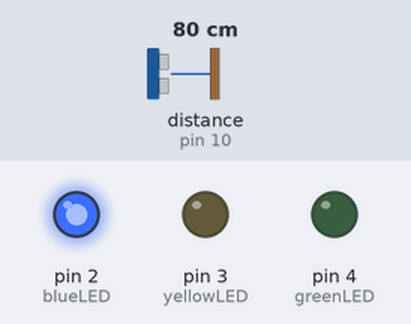
Recording of a sketch running on a simulated Arduino Uno, built with avr-gcc and run on an emulated ATmega328P. On the bench: output pins drawn as LEDs (lit = HIGH). Wiring (inferred from the names in the program): ultrasonic range finder: trigger pin 9; echo pin 10. Inputs (shaded band) come from the test bench; at power-on: distance to the obstacle (sensor on pin 10) 80 cm. The echo pulse lasts 58.3 µs per cm; pins used as bus, display or sensor lines are not drawn; what the sketch prints to the serial monitor is not drawn.

Above: at 1.8 s.
1.9 s: distance to the obstacle (sensor on pin 10) set to 2 cm
At 2.8 s:
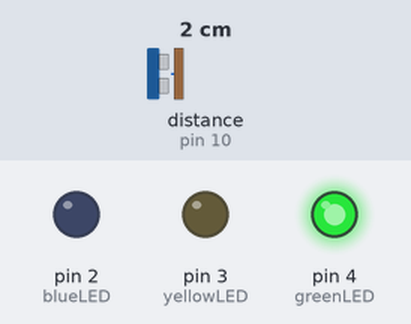
3.5 s: distance to the obstacle (sensor on pin 10) set to 9 cm
5.2 s: distance to the obstacle (sensor on pin 10) set to 12 cm
At 7.2 s:
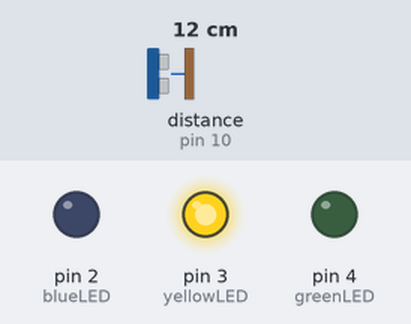
7.5 s: distance to the obstacle (sensor on pin 10) set to 4 cm
At 8.9 s:
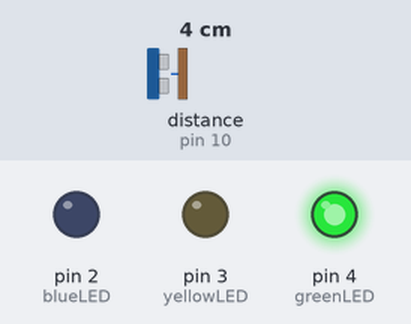
9.5 s: distance to the obstacle (sensor on pin 10) set to 18 cm
At 10.6 s:
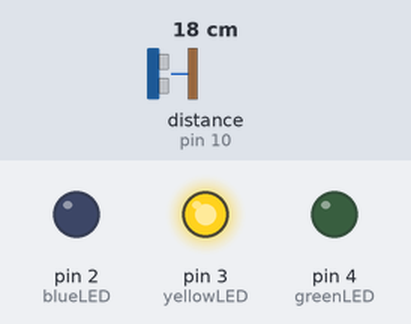
Timing chart, 0 to 12.5 s (numbered marks = the images above; inputs shaded):
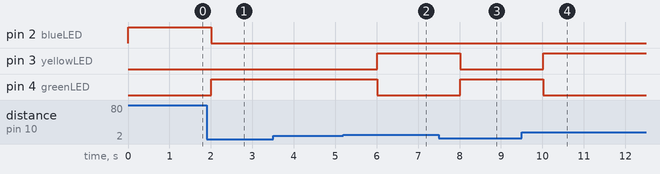

The sketch:

HCSRO4.ino
```cpp
const int trigPin=9;
const int echoPin=10;
const int greenLED=4;
const int yellowLED=3;
const int blueLED=2;

long duration;
float distance;

void setup() {
  pinMode(trigPin,OUTPUT);
  pinMode(echoPin,INPUT);
  pinMode(greenLED,OUTPUT);
  pinMode(yellowLED,OUTPUT);
  pinMode(blueLED,OUTPUT);

  Serial.begin(9600);
}

void loop() {
  digitalWrite(trigPin,LOW);
  delayMicroseconds(2);
  digitalWrite(trigPin,HIGH);
  delayMicroseconds(10);
  digitalWrite(trigPin,LOW);

  duration=pulseIn(echoPin,HIGH);

  distance=duration* 0.0343 / 2;

  Serial.print("Distance: ");
  Serial.print(distance);
  Serial.println(" cm");

  if (distance<=10){
    digitalWrite(greenLED,HIGH);
    digitalWrite(yellowLED,LOW);
    digitalWrite(blueLED,LOW);
    Serial.print("green");
  }
  else if(distance<=20){
    digitalWrite(greenLED,LOW);
    digitalWrite(yellowLED,HIGH);
    digitalWrite(blueLED,LOW);
    Serial.print("yellow");
  }
  else{
    digitalWrite(greenLED,LOW);
    digitalWrite(yellowLED,LOW);
    digitalWrite(blueLED,HIGH);
    Serial.print("blue");

  }
  delay(1000);


}
```

Measured:
- the behaviour switches between 10 and 11 cm on distance to the obstacle (sensor on pin 10) (found by bisection; images 1 and 2)
- after the input at 1.9 s, pin 2 (blueLED): HIGH → LOW after 0.11 s; pin 4 (greenLED): LOW → HIGH after 0.11 s
- after the input at 3.5 s, every drawn part: stays the same
- after the input at 5.2 s, pin 3 (yellowLED): LOW → HIGH after 0.82 s; pin 4 (greenLED): HIGH → LOW after 0.82 s
- after the input at 7.5 s, pin 3 (yellowLED): HIGH → LOW after 0.52 s; pin 4 (greenLED): LOW → HIGH after 0.52 s
- after the input at 9.5 s, pin 3 (yellowLED): LOW → HIGH after 0.53 s; pin 4 (greenLED): HIGH → LOW after 0.53 s
